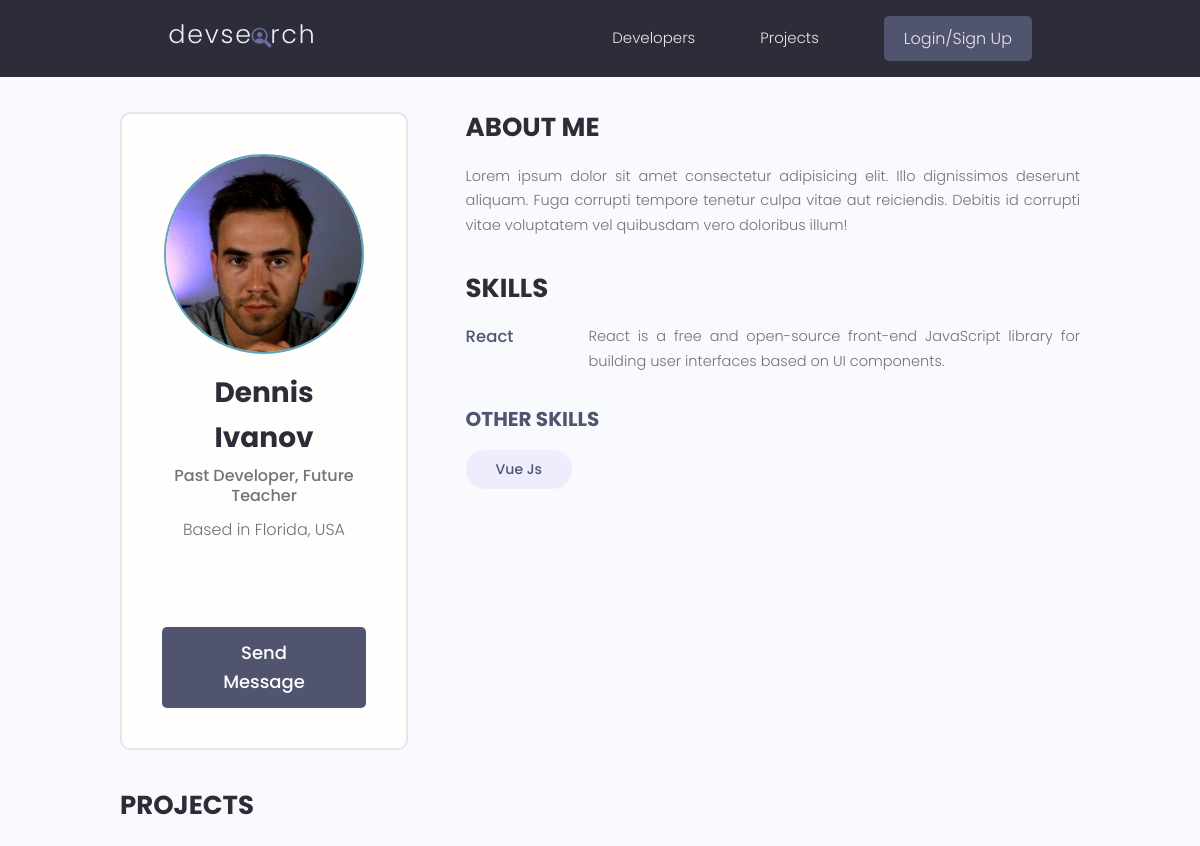
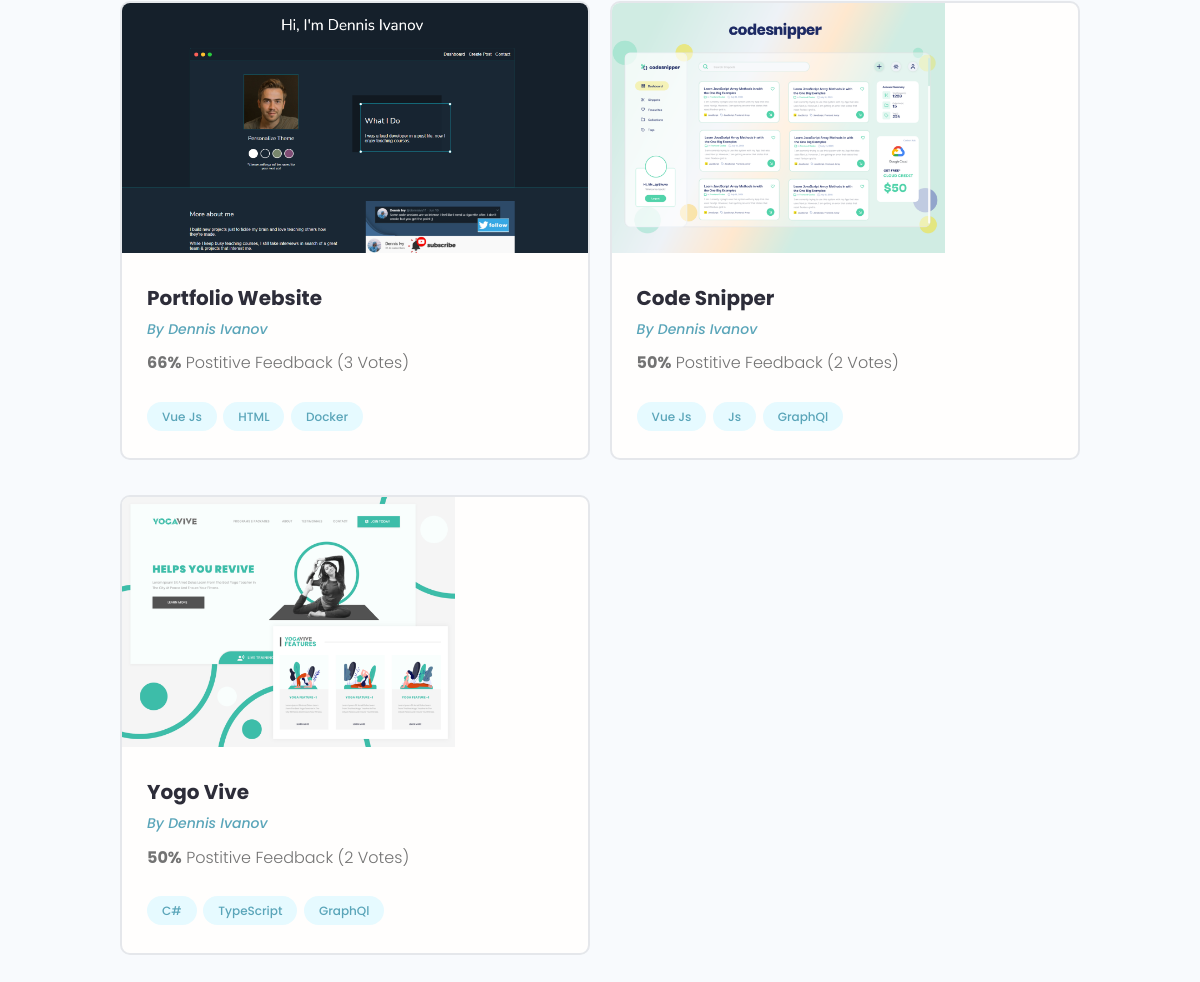
Page /profile/6563b9d3-1b7b-4603-bd21-bac5025f31c4/ on the committed database (2 pictures, top to bottom).
### users/models.py (models this page shows, shortened)
class Profile(models.Model):
    user = models.OneToOneField(User, on_delete=models.CASCADE, null=True, blank=True)
    name = models.CharField(max_length=200, null=True, blank=True)
    email = models.EmailField(max_length=200, blank=True, null=True)
    username = models.CharField(max_length=200, null=True, blank=True)
    location = models.CharField(max_length=200, null=True, blank=True)
    short_intro = models.CharField(max_length=200, blank=True, null=True)
    bio = models.TextField(blank=True, null=True)
    profile_image = models.ImageField(null=True, blank=True,
                                      upload_to='profiles/', default='profiles/user-default.png')
    social_github = models.CharField(max_length=200, blank=True, null=True)
    social_twitter = models.CharField(max_length=200, blank=True, null=True)
    social_linkedin = models.CharField(max_length=200, blank=True, null=True)
    social_website = models.CharField(max_length=200, blank=True, null=True)
    created = models.DateTimeField(auto_now_add=True)
    id = models.UUIDField(default=uuid.uuid4, unique=True,
                          primary_key=True, editable=False)
    class Meta:
        ordering = ['profile_image']
    @property
    def imageURL(self):
        try:
            url = self.profile_image.url
        except:
            url = ''
        return url

class Skill(models.Model):
    owner = models.ForeignKey(Profile, null=True, blank=True,
                              on_delete=models.CASCADE)
    name = models.CharField(max_length=200, null=True, blank=True)
    description = models.TextField(null=True, blank=True)
    created = models.DateTimeField(auto_now_add=True)
    id = models.UUIDField(default=uuid.uuid4, unique=True,
                          primary_key=True, editable=False)
    def __str__(self):
        return str(self.name)

### projects/models.py (models this page shows, shortened)
class Project(models.Model):
    owner = models.ForeignKey(Profile, blank=True, null=True, on_delete=models.CASCADE)
    title = models.CharField(max_length=200)
    description = models.TextField(null=True, blank=True)
    featured_image = models.ImageField(null=True, blank=True, default='default.jpg')
    demo_link = models.CharField(max_length=2000, null=True, blank=True)
    source_link = models.CharField(max_length=2000, null=True, blank=True)
    created = models.DateTimeField(auto_now_add=True)
    tags = models.ManyToManyField('Tag', blank=True)
    vote_total = models.IntegerField(default=0, null=True, blank=True)
    vote_ratio = models.IntegerField(default=0, null=True, blank=True)
    id = models.UUIDField(default=uuid.uuid4, unique=True,
                          primary_key=True, editable=False)
    class Meta:
        ordering = ['-vote_ratio', '-vote_total']
    @property
    def imageURL(self):
        try:
            url = self.featured_image.url
        except:
            url = ''
        return url

class Tag(models.Model):
    name = models.CharField(max_length=200)
    created = models.DateTimeField(auto_now_add=True)
    id = models.UUIDField(default=uuid.uuid4, unique=True,
                          primary_key=True, editable=False)
    def __str__(self):
        return self.name

### users/views.py (the view)
# urls.py: path('profile/<str:pk>/', views.userProfile, name='user-profile'),
def userProfile(request, pk):
    profile = Profile.objects.get(id=pk)
    topSkills = profile.skill_set.exclude(description__exact='')
    otherSkills = profile.skill_set.filter(description='')
    context = {
        'profile': profile,
        'topSkills': topSkills,
        'otherSkills': otherSkills,
    }
    return render(request, 'users/user-profile.html', context)

### users/templates/users/user-profile.html (shortened to what this page needs)
{% extends 'main.html' %}
{% block content %}
  <main class="profile my-md">
    <div class="container">
      <div class="layout">
        <div class="column column--1of3">
          <div class="card text-center">
            <div class="card__body dev">
              <img class="avatar avatar--xl" src="{{profile.imageURL}}" />
              <h2 class="dev__name">{{profile.name}}</h2>
              <p class="dev__title">{{profile.short_intro}}</p>
              <p class="dev__location">Based in {{profile.location}}</p>
              <ul class="dev__social">
            </ul>
            {% if not request.user.profile == profile %}
            <a href="{% url 'create-message' profile.id %}" class="btn btn--sub btn--lg">Send Message </a>
            {% endif %}
        </div>
          </div>
        </div>
        <div class="column column--2of3">
          <div class="devInfo">
            <h3 class="devInfo__title">About Me</h3>
            <p class="devInfo__about">
              {{profile.bio}} </p>
          </div>
          <div class="devInfo">
            <h3 class="devInfo__title">Skills</h3>
            <div class="devInfo__skills">
                {% for skill in topSkills %}
              <div class="devSkill">
                <h4 class="devSkill__title">{{skill.name}}</h4>
                <p class="devSkill__info">
                {{skill.description}}
                </p>
              </div>
                {% endfor %}
              </div>
              <h3 class="devInfo__subtitle">Other Skills</h3>
              <div class="devInfo__otherSkills">
                {% for skill in otherSkills %}
                <span class="tag tag--pill tag--sub tag--lg">
                    <small>{{skill}}</small>
                </span>
                {% endfor %}
              </div>
            </div>
          </div>
          <div class="devInfo">
            <h3 class="devInfo__title">Projects</h3>
            <div class="grid grid--two">
                {% for project in profile.project_set.all %}
              <div class="column">
                <div class="card project">
                  <a href="{% url 'project' project.id %}" class="project">
                    <img class="project__thumbnail" src="{{project.imageURL}}" alt="project thumbnail" />
                    <div class="card__body">
                      <h3 class="project__title">{{project.title}}</h3>
                      <p><a class="project__author" href="{% url 'user-profile' project.owner.id %}">By {{project.owner.name}}</a></p>
                      <p class="project--rating">
                        <span style="font-weight: bold;">{{project.vote_ratio}}%</span> Postitive
                        Feedback ({{project.vote_total}} Vote{{project.vote_total|pluralize:'s'}})
                      </p>
                      <div class="project__tags">
                        {% for tag in project.tags.all %}
                        <span class="tag tag--pill tag--main">
                          <small>{{tag}}</small>
                        </span>
                        {% endfor %}
                      </div>
                    </div>
                  </a>
                </div>
              </div>
              {% endfor %}
            </div>
          </div>
        </div>
      </div>
  </main>
{% endblock %}

### static/styles/app.css (style rules this page uses)
:root { --color-sub: #2d2d39; }
.btn--sub { background-color: var(--color-sub-light); }
.card { border: 2px solid var(--color-light); }
img { width: 100%; }
.profile .card > .dev { padding: 4rem; }
.dev__name { color: var(--color-sub); font-size: 2.8rem; font-weight: 700; margin-top: 1rem; margin-bottom: 0.5rem; }
.dev__title { font-size: 1.6rem; font-weight: 500; line-height: 1.3; }
.dev__location { margin-top: 1rem; }
.dev__social { margin: 3rem 0; list-style: none; display: flex; justify-content: center; gap: 1.5rem; }
.devInfo { margin-bottom: 3rem; }
.devInfo__title, .devInfo__subtitle { font-size: 2.6rem; color: var(--color-sub); text-transform: uppercase; font-weight: 700; margin-bottom: 1.5rem; }
.devInfo__subtitle { font-size: 2rem; color: var(--color-sub-light); }
.devInfo__about, .devSkill__info { font-size: 1.45rem; line-height: 1.7; text-align: justify; }
.devSkill { margin-bottom: 3rem; }
.devSkill__title { font-size: 1.65rem; font-weight: 500; color: var(--color-sub-light); }
@media screen and (min-width: 700px) { .devSkill { display: flex; justify-content: space-between; gap: 3rem; } }
@media screen and (min-width: 700px) { .devSkill__info { flex-basis: 80%; } }
.project__author { font-size: 1.4rem; font-style: italic; }
.project--rating { margin-bottom: 1.6em; margin-top: .5em; }
.project__thumbnail { height: 25rem; object-fit: cover; object-position: top center; }
.project__title { font-size: 2rem; font-weight: 700; color: var(--color-sub); }

### static/uikit/styles/modules/_variables.css (style rules this page uses)
:root { --color-main: #5aa5b9; --color-main-light: #e6faff; --color-sub: #3f4156; --color-sub-light: #51546e; --color-sub-lighter: #ededfd; --color-text: #737373; --color-gray: #8b8b8b; --color-light: #e5e7eb; --color-light-gray: #767676; --color-bg: #f8fafd; --color-white: #fffefd; --color-white-light: #f3f3f3; --color-success: #359e64; --color-success-bg: #def8e8; --color-error: #fc4b0b; --color-error-bg: #fff2ee; --font-base: 'Poppins', arial, helvetica, 'Segoe UI', roboto, ubuntu, sans-serif; --font-monospace: 'Fira Code', 'Courier New', courier, monospace; --font-regular: 300; --font-medium: 500; --font-bold: 700; --generic-shadow: 1px 1px 5px #00000010; --generic-transition: all 0.3s ease-in-out; }

### static/uikit/styles/modules/_base.css (style rules this page uses)
* { margin: 0; padding: 0; box-sizing: border-box; text-rendering: optimizeLegibility; color: inherit; font-size: inherit; }
html { font-size: 50%; }
@media only screen and (min-width: 480px) { html { font-size: 56.25%; } }
@media only screen and (min-width: 1200px) { html { font-size: 62.5%; } }
body { line-height: 1.6; font-weight: 400; font-size: 1.5rem; color: var(--color-text); background-color: var(--color-bg); min-height: 100vh; }

### static/uikit/styles/modules/_typography.css (style rules this page uses)
* { font-family: var(--font-base); }
h2 { font-size: 3.6rem; font-weight: var(--font-bold); }
h3 { font-size: 3.2rem; font-weight: var(--font-medium); }
h4 { font-size: 2.8rem; font-weight: var(--font-medium); }
p, span, strong { font-size: 1.6rem; color: var(--color-text); font-weight: var(--font-regular); }
a { padding-bottom: 2px; text-decoration: none; display: inline-block; color: var(--color-main); font-weight: var(--font-medium); }

### static/uikit/styles/modules/_utilities.css (style rules this page uses)
.container { width: 92%; max-width: 165rem; margin: 0 auto; box-sizing: border-box; }
@media screen and (min-width: 1000px) { .container { width: 90%; } }
@media screen and (min-width: 1200px) { .container { width: 80%; } }
.text-center { text-align: center; }
.my-md { margin: 3rem auto; }

### static/uikit/styles/modules/_avatar.css (style rules this page uses)
.avatar { border-radius: 50%; border: 2px solid var(--color-main); object-fit: cover; }
.avatar--xl { height: 20rem; width: 20rem; }

### static/uikit/styles/modules/_button.css (style rules this page uses)
.btn { display: inline-block; position: relative; cursor: pointer; background-color: var(--color-light); font-weight: var(--font-medium); color: var(--color-sub); text-decoration: none; padding: 1rem 2rem; border-radius: 0.5rem; border: none; width: -webkit-fit-content; width: -moz-fit-content; width: fit-content; height: -webkit-fit-content; height: -moz-fit-content; height: fit-content; font-size: 1.6rem; outline-width: 0; outline-color: transparent; -webkit-backface-visibility: hidden; backface-visibility: hidden; transition: all 0.3s ease-in-out; }
.btn--sub { background-color: var(--color-sub); color: var(--color-white); }
.btn--lg { font-size: 1.8rem; padding: 1.2rem 4.5rem; }

### static/uikit/styles/modules/_card.css (style rules this page uses)
.card { border-radius: 1rem; background-color: var(--color-white); border: 1.5px solid var(--color-light); width: auto; height: auto; margin-top: 0.5rem; margin-bottom: 0.5rem; overflow: hidden; }
.card__body, .card__header { padding: 2rem 2.5rem; }

### rows in the picture
Profile: imageURL (picture), name "Dennis Ivanov", short_intro "Past Developer, Future Teacher", location "Florida, USA", bio "Lorem ipsum dolor sit amet consectetur adipisicing elit. Illo dignissimos deserunt aliquam. Fuga corrupti tempore tenetur culpa vitae aut reiciendis. Debitis id corrupti vitae voluptatem vel quibusdam vero doloribus illum!"
Skill: name "React", description "React is a free and open-source front-end JavaScript library for building user interfaces based on UI components."
Skill: name "Vue Js"
Project: imageURL (picture), title "Portfolio Website", owner.name "Dennis Ivanov", vote_ratio "66", vote_total "3"
Tag: name "Vue Js"
Tag: name "HTML"
Tag: name "Docker"
Project: imageURL (picture), title "Code Snipper", owner.name "Dennis Ivanov", vote_ratio "50", vote_total "2"
Tag: name "Js"
Tag: name "GraphQl"
Project: imageURL (picture), title "Yogo Vive", owner.name "Dennis Ivanov", vote_ratio "50", vote_total "2"
Tag: name "C#"
Tag: name "TypeScript"
